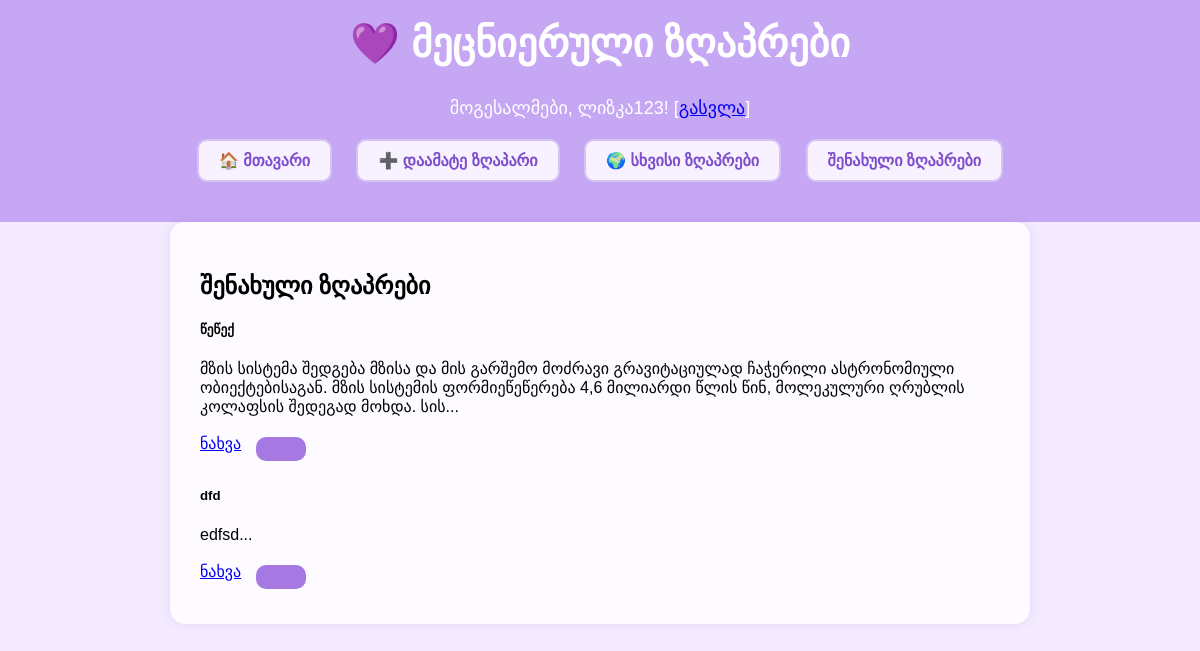
The app's page /saved (signed in) with its own data.
### models.py (models this page shows, shortened)
class User(UserMixin, db.Model):
    id = db.Column(db.Integer, primary_key=True)
    username = db.Column(db.String(150), nullable=False)
    password = db.Column(db.String(150), nullable=False)
    stories = db.relationship('Story', backref='author', lazy=True)
    liked_stories = db.relationship('Like', back_populates='user', lazy=True)
    saved_stories = db.relationship('SavedStory', backref='user', lazy=True)

class Story(db.Model):
    id = db.Column(db.Integer, primary_key=True)
    title = db.Column(db.String(200), nullable=False)
    content = db.Column(db.Text, nullable=False)
    user_id = db.Column(db.Integer, db.ForeignKey('user.id'), nullable=False)
    likes = db.relationship('Like', back_populates='story', lazy=True)
    saves = db.relationship('SavedStory', backref='story', lazy=True)

### main.py (the view)
@app.route('/saved')
@login_required
def saved_stories():
    saved = SavedStory.query.filter_by(user_id=current_user.id).all()
    saved_ids = [s.story_id for s in saved]
    stories = Story.query.filter(Story.id.in_(saved_ids)).all()
    return render_template('saved_stories.html', stories=stories)

### main.py (called while the page is built)
@login_manager.user_loader
def load_user(user_id):
    return User.query.get(int(user_id))

### templates/saved_stories.html (shortened to what this page needs)
{% extends "base.html" %}
{% block content %}
  <div class="container mt-4">
    <h2>შენახული ზღაპრები</h2>
    {% if stories %}
      <div class="row">
        {% for story in stories %}
          <div class="col-md-6 mb-4">
            <div class="card">
              <div class="card-body">
                <h5 class="card-title">{{ story.title }}</h5>
                <p class="card-text">{{ story.content[:200] }}...</p>
                <a href="{{ url_for('view_story', story_id=story.id) }}" class="btn btn-primary">ნახვა</a>
                  <button type="submit" class="btn btn-outline-danger">
                  </button>
              </div>
            </div>
          </div>
        {% endfor %}
      </div>
    {% else %}
      <p>ჯერ არცერთი ზღაპარი არ გაქვს შენახული.</p>
    {% endif %}
  </div>
{% endblock %}

### templates/base.html (shortened to what this page needs)
<!DOCTYPE html>
<html lang="ka">
<head>
    <link rel="stylesheet" href="{{ url_for('static', filename='style.css') }}">
</head>
<body>
    <header>
        <h1 class="main-title">💜 მეცნიერული ზღაპრები</h1>
        {% if current_user.is_authenticated %}
            <p class="welcome">მოგესალმები, {{ current_user.username }}! [<a href="{{ url_for('auth.logout') }}">გასვლა</a>]</p>
            <nav class="top-nav">
                <a class="nav-button" href="{{ url_for('home') }}">🏠 მთავარი</a>
                <a class="nav-button" href="{{ url_for('add') }}">➕ დაამატე ზღაპარი</a>
                <a class="nav-button" href="{{ url_for('others') }}">🌍 სხვისი ზღაპრები</a>
                <a class="btn btn-light border mx-1" href="{{ url_for('saved_stories') }}">შენახული ზღაპრები</a>
            </nav>
        {% else %}
            <nav class="top-nav">
                <a class="nav-button" href="{{ url_for('auth.login') }}">🔒 შესვლა</a>
                <a class="nav-button" href="{{ url_for('auth.signup') }}">📝 რეგისტრაცია</a>
            </nav>
        {% endif %}
    </header>
    <main>
        {% block content %}{% endblock %}
    </main>
</body>
</html>

### static/style.css (style rules this page uses)
body { font-family: "Arial", sans-serif; background-color: #f3eaff; margin: 0; padding: 0; }
header { background-color: #c6a7f3; padding: 20px 20px 40px 20px; text-align: center; color: white; }
header h1 { margin: 0; font-size: 40px; font-weight: bold; }
header p { margin-top: 30px; font-size: 18px; font-weight: 500; }
nav { margin-top: 20px; }
nav a { text-decoration: none; color: #7d4dcc; background-color: #f8f1ff; border: 2px solid #d6c4f5; border-radius: 10px; padding: 10px 20px; margin: 0 10px; font-weight: bold; font-size: 16px; transition: background-color 0.3s, color 0.3s, border 0.3s; display: inline-block; }
main { padding: 30px; max-width: 800px; margin: auto; background-color: #fdfbff; border-radius: 15px; box-shadow: 0 0 10px rgba(139, 98, 201, 0.15); }
button, input[type="submit"] { background-color: #a678e2; color: white; padding: 12px 25px; border: none; border-radius: 10px; cursor: pointer; font-size: 16px; font-weight: bold; transition: background-color 0.3s ease; margin: 5px 10px; }

### records on screen
User: username "ლიზკა123"
Story: title "წეწექ", content "მზის სისტემა შედგება მზისა და მის გარშემო მოძრავი გრავიტაციულად ჩაჭერილი ასტრონომიული ობიექტებისაგან. მზის სისტემის ფორმიეწეწერება 4,6 მილიარდი წლის წინ, მოლეკულური ღრუბლის კოლაფსის შედეგად მოხდა. სის"
Story: title "dfd", content "edfsd"
